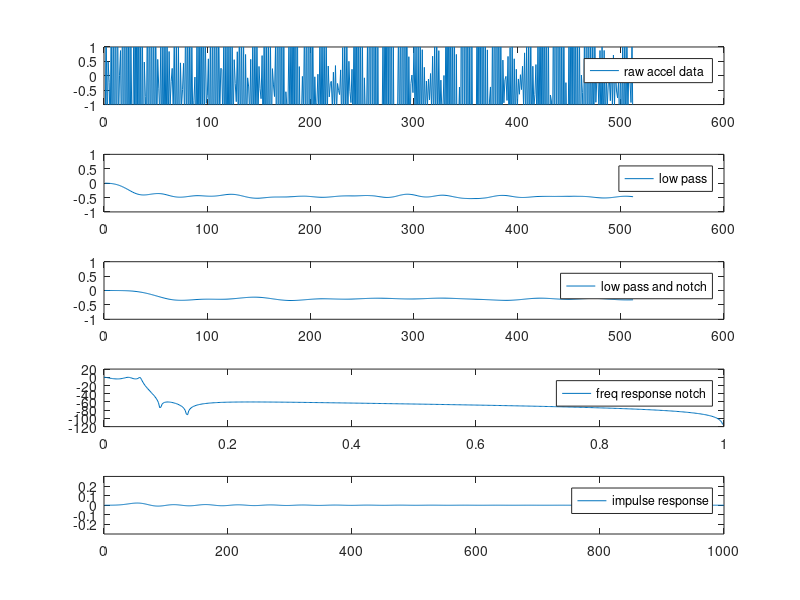

MATLAB code for this plot:
d = [    -3.09182,
    2.27887,
    -2.20999,
    0.48623,
    -0.22407,
    -2.04329,
    2.14358,
    -4.73468,
    3.74053,
    -5.49813,
    4.25514,
    -4.1621,
    2.97467,
    -1.75579,
    0.01753,
    0.8752,
    -2.92754,
    3.52793,
    -5.22754,
    5.72888,
    -6.7037,
    5.4607,
    -6.20117,
    3.90724,
    -4.82166,
    1.28591,
    -1.76787,
    -2.00947,
    2.79348,
    -4.36987,
    6.41743,
    -5.71315,
    6.29421,
    -6.28573,
    4.05461,
    -5.7808,
    2.76207,
    -3.76588,
    0.47656,
    -0.72901,
    -2.40569,
    2.80072,
    -4.02197,
    4.28896,
    -4.75884,
    3.82751,
    -4.65495,
    3.00366,
    -3.78762,
    2.16532,
    -2.22932,
    0.56837,
    -0.42943,
    -1.40789,
    1.24726,
    -3.09424,
    2.0711,
    -3.70789,
    2.44316,
    -3.2851,
    1.85125,
    -2.28489,
    0.84379,
    -1.01892,
    -0.20716,
    0.25671,
    -1.25327,
    1.28591,
    -2.60621,
    1.49852,
    -2.87197,
    1.17961,
    -2.56273,
    0.44757,
    -1.06966,
    -0.48016,
    0.43307,
    -1.64949,
    2.17499,
    -2.40327,
    2.53738,
    -3.09424,
    2.17016,
    -2.60621,
    0.99116,
    -1.77271,
    -0.8498,
    -0.04529,
    -2.67386,
    1.74253,
    -3.65716,
    3.21385,
    -3.75863,
    3.49652,
    -3.20537,
    2.83455,
    -2.11094,
    1.48402,
    -0.95852,
    -0.67344,
    0.5877,
    -2.7101,
    1.87541,
    -4.10895,
    2.77173,
    -4.36987,
    3.48203,
    -3.86976,
    3.09305,
    -2.82365,
    1.92131,
    -1.4852,
    0.25671,
    0.22289,
    -1.57943,
    1.62173,
    -3.34067,
    2.36343,
    -4.44235,
    2.63402,
    -4.27323,
    2.31995,
    -3.34308,
    1.40429,
    -1.83794,
    0.5587,
    -0.27239,
    -0.90054,
    0.83413,
    -1.86934,
    1.93822,
    -2.73909,
    2.02036,
    -3.11357,
    1.67005,
    -2.90821,
    0.7399,
    -1.92008,
    -0.07186,
    -0.38836,
    -1.44897,
    0.57078,
    -2.15201,
    1.43328,
    -2.46609,
    1.69663,
    -2.01672,
    1.30282,
    -1.66882,
    0.32436,
    -0.45117,
    -0.79665,
    0.70125,
    -2.49508,
    1.65314,
    -3.3455,
    2.23055,
    -3.78762,
    2.06868,
    -3.18605,
    1.39221,
    -2.01189,
    0.24704,
    -0.31829,
    -0.72176,
    1.06364,
    -2.67628,
    3.72121,
    -4.29256,
    6.03087,
    -5.39666,
    4.55713,
    -5.51021,
    1.63864,
    -4.21525,
    -0.55506,
    -1.06966,
    -1.20737,
    1.35114,
    -2.08678,
    2.64852,
    -4.17901,
    5.73612,
    -5.43048,
    7.12289,
    -5.38458,
    3.98696,
    -4.58972,
    0.31952,
    -2.91304,
    -1.53352,
    -0.02113,
    -1.42481,
    1.89232,
    -2.56756,
    2.94326,
    -4.43027,
    4.72867,
    -4.87722,
    4.4315,
    -4.02439,
    2.12908,
    -2.50474,
    -0.03562,
    -1.2122,
    -0.94161,
    0.05377,
    -1.58184,
    1.52268,
    -2.59655,
    2.24505,
    -3.11115,
    1.90681,
    -2.34529,
    1.39463,
    -1.52628,
    0.33885,
    -0.73384,
    -0.27239,
    -0.19266,
    -1.15422,
    0.12383,
    -1.15905,
    0.35335,
    -1.29193,
    -0.26756,
    -0.51157,
    -0.65411,
    0.20356,
    -1.67365,
    0.9815,
    -1.82344,
    1.49127,
    -1.94665,
    1.24484,
    -1.44172,
    0.50314,
    -0.53815,
    -0.93195,
    0.2253,
    -2.01672,
    2.24747,
    -3.57019,
    4.29138,
    -4.93279,
    4.54747,
    -5.48846,
    3.03266,
    -5.18164,
    1.74736,
    -3.56777,
    -0.07186,
    -1.52869,
    -1.77754,
    1.23276,
    -3.35033,
    4.95093,
    -4.64287,
    10.09695,
    -5.94025,
    9.07982,
    -7.10475,
    4.18266,
    -6.64813,
    0.99358,
    -4.50516,
    -1.33058,
    -1.41997,
    -2.42502,
    1.60723,
    -3.63542,
    4.62236,
    -4.98594,
    8.88655,
    -5.79288,
    9.13539,
    -6.3558,
    5.0065,
    -5.93783,
    1.10471,
    -4.27806,
    -1.32817,
    -0.98027,
    -1.66399,
    1.6773,
    -2.79466,
    2.88045,
    -4.60422,
    5.60324,
    -5.58752,
    6.48507,
    -4.84098,
    3.64631,
    -3.8746,
    0.66259,
    -2.20275,
    -0.2748,
    0.02478,
    -0.58646,
    1.03465,
    -1.46105,
    1.3149,
    -2.80674,
    1.39463,
    -2.62313,
    1.52509,
    -1.95149,
    0.9066,
    -1.7268,
    0.29295,
    -1.3934,
    -0.183,
    -1.04791,
    -0.11294,
    -0.84014,
    0.07793,
    -1.15905,
    0.6795,
    -1.70747,
    1.25209,
    -2.0143,
    1.49127,
    -1.83794,
    0.87278,
    -1.61808,
    -0.15159,
    -1.24602,
    -1.11315,
    0.01028,
    -2.42743,
    3.0399,
    -3.62092,
    5.26259,
    -4.89172,
    4.77215,
    -5.81462,
    3.59316,
    -5.82187,
    2.67268,
    -5.1913,
    0.74232,
    -3.6934,
    -1.73405,
    -0.39319,
    -3.51462,
    4.78906,
    -4.47376,
    9.86743,
    -5.18405,
    10.17667,
    -6.36546,
    5.49453,
    -7.16031,
    2.40209,
    -6.38962,
    1.28349,
    -3.96882,
    -1.47796,
    -1.04791,
    -4.07754,
    2.96501,
    -4.71052,
    8.40094,
    -4.76126,
    10.41344,
    -6.02481,
    6.23381,
    -6.93804,
    2.65335,
    -5.66966,
    0.89936,
    -3.40348,
    -0.91262,
    -0.38836,
    -2.66903,
    1.92131,
    -3.66199,
    5.21186,
    -4.56798,
    6.84747,
    -5.06809,
    4.53539,
    -4.5704,
    1.62415,
    -3.06766,
    0.54421,
    -0.9392,
    -0.13951,
    -0.02113,
    -0.85705,
    0.67225,
    -2.32113,
    0.98391,
    -2.59655,
    1.32698,
    -2.29455,
    0.59011,
    -1.76062,
    0.2253,
    -1.14455,
    -0.11052,
    -0.64203,
    0.03685,
    -0.48016,
    0.3316,
    -1.01892,
    0.79547,
    -1.66399,
    1.11679,
    -2.44193,
    1.57583,
    -2.4371,
    1.37047,
    -2.22449,
    0.3316,
    -1.11798,
    -0.65653,
    0.38959,
    -1.97323,
    1.52751,
    -2.94687,
    3.30083,
    -3.94949,
    4.61995,
    -5.12124,
    4.40251,
    -5.20821,
    3.54001,
    -5.13332,
    1.96238,
    -3.80212,
    -0.66861,
    -0.87638,
    -3.058,
    3.2815,
    -3.72964,
    7.03591,
    -4.32155,
    8.02163,
    -5.61168,
    5.51385,
    -6.37996,
    3.57866,
    -6.04655,
    2.6002,
    -4.63321,
    -0.23856,
    -2.22932,
    -3.08699,
    1.93822,
    -4.43752,
    6.46816,
    -4.60422,
    8.38161,
    -5.63825,
    5.01858,
    -6.21084,
    3.06648,
    -4.83132,
    1.97929,
    -2.86472,
    0.02478,
    -0.58888,
    -2.53373,
    1.81742,
    -3.69582,
    4.19474,
    -4.13552,
    3.68738,
    -4.28531,
    2.48181,
    -3.50737,
    1.67005,
    -2.1351,
    1.31249,
    -0.92228,
    -0.0622,
    0.05618,
    -1.34025,
    0.87761,
    -2.36945,
    1.06364,
    -2.483,
    0.88003,
    -2.0288,
    0.119,
    -1.09382,
    -0.27964,
    -0.09119,
    -0.86672,
    0.54904,
    -1.07207,
    0.72057,
    -1.031,
    0.25671,
    -0.52848,
    -0.76766,
    -0.14676,
    -2.02638,
    0.59978,
    -2.78983,
    1.42845,
    -3.16672,
    1.87299,
    -2.67628,
    1.58791,
    -1.48037,
    0.5587,
    -0.17817,
    -0.92953,
    1.31249,
    -2.59413]

#sf   = 1000; sf2 = sf/2;
#n    = 9;
#f    = 80;
#Rp   = 10;
#Rs   = 30;
#side = 40;

sf     = 1000; sf2 = sf/2;
nNotch = 4;
f      = 90;
Rp     = 4;
Rs     = 60;
side   = 70;
lowerBound = f - side;
upperBound = f + side;
Wn = [lowerBound, upperBound]/sf2;
filterType = 'stop';

% Transfer function design
#[b, a]=butter(7, 220/sf2);
nLowPass      = 5;
[b, a]=ellip(nLowPass, Rp, Rs, 30/sf2);
#
#[b2,a2] = cheby1(n, Rp, Wn, filterType);
[b2,a2] = ellip(nNotch, Rp, Rs, Wn, filterType);

output  = filter(b,a,d);
output2 = filter(b2,a2,output);
[h, w]   = freqz(b, a, length(d));
[h2, w2] = freqz(b2, a2, length(d));
impulseResponse=filter(b2,a2,filter(b,a,[1;zeros(sf-1,1)]))

disp(b)
disp(a)

disp(b2)
disp(a2)

#disp(output2)

 clf
 subplot ( 5, 1, 1 )
 plot(d, ";raw accel data;")
 ylim([-1 1])
 subplot ( 5, 1, 2 )
 plot(output,";low pass;")
 ylim([-1 1])
 subplot ( 5, 1, 3 ) 
 plot(output2, ";low pass and notch;")
 ylim([-1 1])
 subplot ( 5, 1, 4 )
 plot(w/pi,20*log10(abs(h)),";freq response notch;")
 subplot ( 5, 1, 5 )
 plot(impulseResponse,";impulse response;")
 ylim([-0.3 0.3])